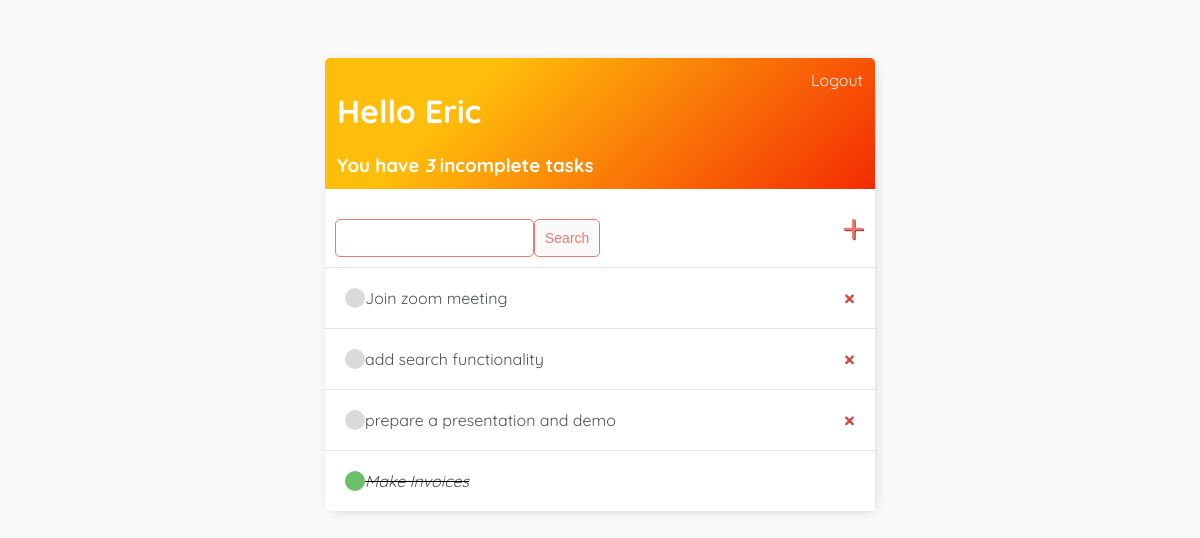
Page / (signed in) on the earlier database version.
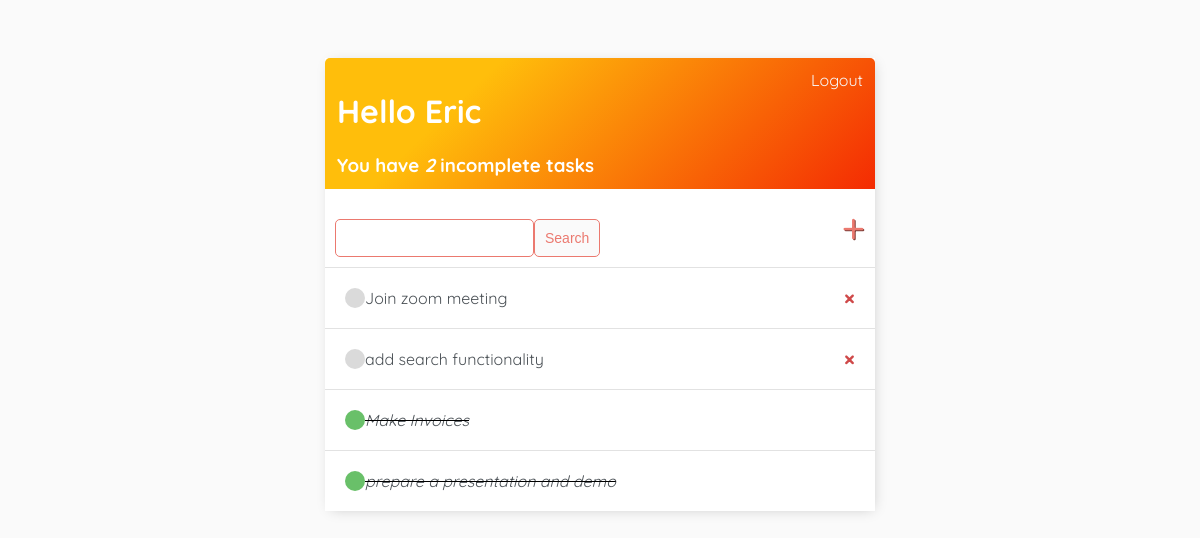
Same page on the later database version.
### base/models.py (models this page shows)
class Task(models.Model):
    user = models.ForeignKey(User, on_delete=models.CASCADE, null=True, blank=True)
    title = models.CharField(max_length=200)
    description = models.TextField(null=True, blank=True)
    complete = models.BooleanField(default=False)
    created = models.DateTimeField(auto_now_add=True)
    def __str__(Self):
        return Self.title
    class Meta:
        ordering = ['complete']

### base/views.py (the view)
# urls.py: path('', TaskList.as_view(), name='tasks'),
class TaskList(LoginRequiredMixin, ListView):
    model = Task
    context_object_name = 'tasks'
    def get_context_data(self, **kwargs):
        context = super().get_context_data(**kwargs)
        context['tasks'] = context['tasks'].filter(user=self.request.user)
        context['count'] = context['tasks'].filter(complete=False).count()
        search_input = self.request.GET.get('search-area') or ''
        if search_input:
            context['tasks'] = context['tasks'].filter(title__icontains=search_input)
            context['search_input'] = search_input
        return context

### base/templates/base/task_list.html
{% extends 'base/main.html' %}
{% block content %}
<div class="header-bar">
    <div>
        <h1> Hello {{request.user|title}}</h1>
        <h3 style="margin: 0">You have <i>{{count}}</i> incomplete task{{ count|pluralize:"s" }}</h3>
    </div>
    {% if request.user.is_authenticated %}
    <a href="{% url 'logout' %}">Logout</a>
    {% else %}
    <a href="{% url 'login' %}">Login</a>
    {% endif %}
</div>
<div id="search-add-wrapper">
    <form method="GET" style="margin-top: 20px; display: flex;">
        <input type="text" name="search-area" value="{{search_input}}">
        <input class="button" type="submit" value="Search">
    </form>
    <a id="add-link" href="{% url 'task-create' %}">&#x2b;</a>
</div>
<div class="task-items-wrapper">
    {% for task in tasks %}
        <div class="task-wrapper">
            {% if task.complete %}
                <div class="task-title">
                    <div class="task-complete-icon"></div>
                    <i><s><a href="{% url 'task-update' task.id %}">{{task}}</a></s></i>
                </div>
            {% else %}
            <div class="task-title">
                <div class="task-incomplete-icon"></div>
                <a href="{% url 'task-update' task.id %}">{{task}}</a>
            </div>
            <a class="delete-link" href="{% url 'task-delete' task.id %}">&#215;</a>
            {% endif %}
        </div>
    {% empty %}
        <h3>No tasks available</h3>
    {% endfor %}
</div>
{% endblock content %}

Differences in the rows shown:
shown differently, row unchanged: Task "Make Invoices": moves up the list
changed Task "prepare a presentation and demo": complete False → True (drawn)
Other differences:
{{ count }}: "3" → "2"
